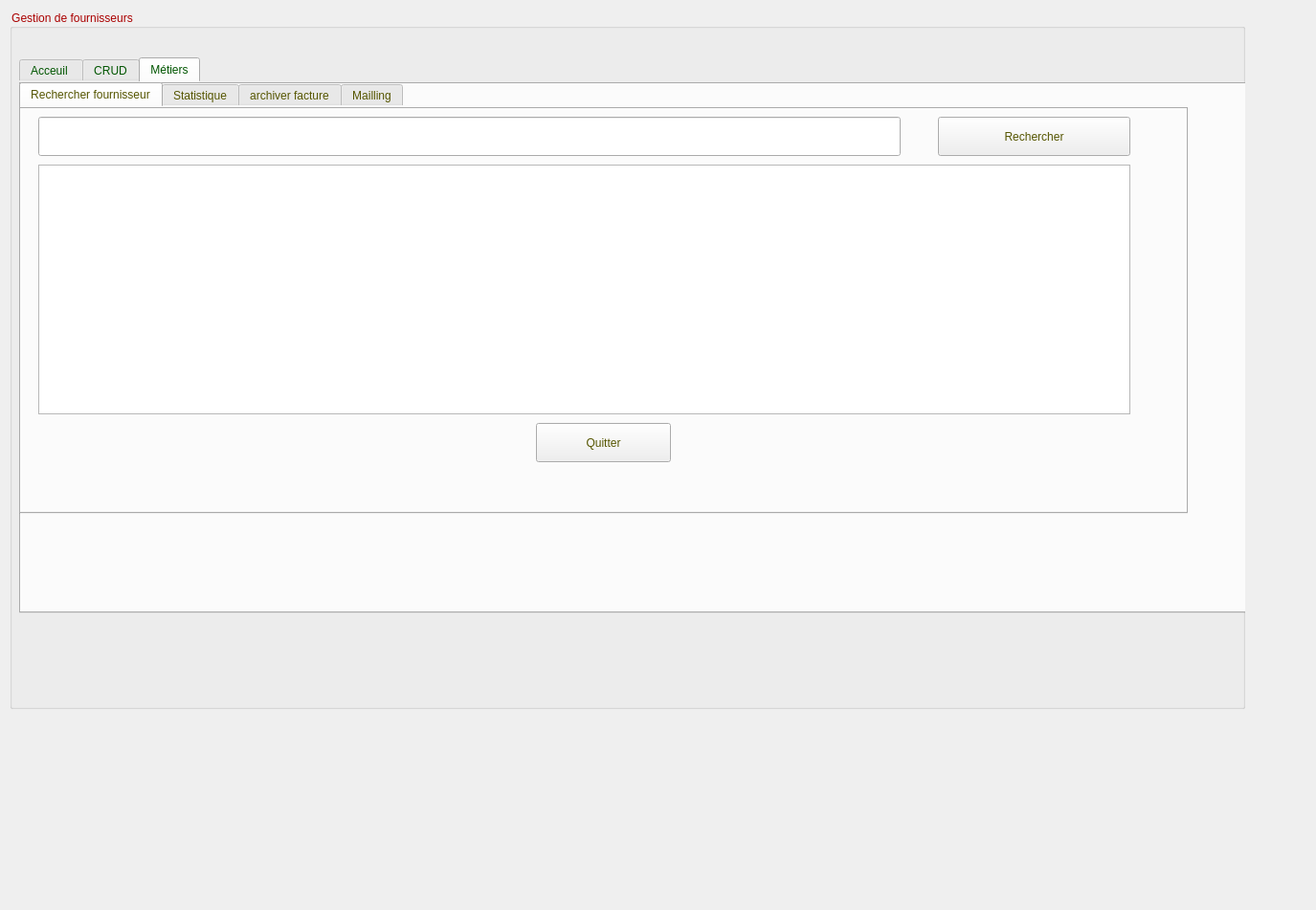
<?xml version="1.0" encoding="UTF-8"?>
<ui version="4.0">
 <class>Form</class>
 <widget class="QWidget" name="Form">
  <property name="geometry">
   <rect>
    <x>0</x>
    <y>0</y>
    <width>1375</width>
    <height>951</height>
   </rect>
  </property>
  <property name="windowTitle">
   <string>Form</string>
  </property>
  <widget class="QGroupBox" name="groupBox">
   <property name="geometry">
    <rect>
     <x>10</x>
     <y>10</y>
     <width>1291</width>
     <height>731</height>
    </rect>
   </property>
   <property name="styleSheet">
    <string notr="true">font: 75 italic 22pt &quot;Sitka Banner&quot;;
border-color: rgb(0, 0, 0);
color: rgb(170, 0, 0);</string>
   </property>
   <property name="title">
    <string>Gestion de fournisseurs</string>
   </property>
   <widget class="QTabWidget" name="tabWidget">
    <property name="geometry">
     <rect>
      <x>10</x>
      <y>50</y>
      <width>1291</width>
      <height>581</height>
     </rect>
    </property>
    <property name="styleSheet">
     <string notr="true">font: 75 20pt &quot;Sitka Display&quot;;
border-color: rgb(0, 0, 0);
color: rgb(0, 85, 0);</string>
    </property>
    <property name="currentIndex">
     <number>2</number>
    </property>
    <widget class="QWidget" name="tab_3">
     <attribute name="title">
      <string>Acceuil </string>
     </attribute>
    </widget>
    <widget class="QWidget" name="tab_4">
     <attribute name="title">
      <string>CRUD</string>
     </attribute>
     <widget class="QTabWidget" name="tabWidget_3">
      <property name="geometry">
       <rect>
        <x>0</x>
        <y>0</y>
        <width>1251</width>
        <height>591</height>
       </rect>
      </property>
      <property name="styleSheet">
       <string notr="true">font: 16pt &quot;MS Shell Dlg 2&quot;;
border-color: rgb(0, 0, 0);
color: rgb(85, 85, 0);
font: 16pt &quot;Palatino Linotype&quot;;</string>
      </property>
      <property name="currentIndex">
       <number>3</number>
      </property>
      <widget class="QWidget" name="tab_8">
       <attribute name="title">
        <string>Ajouter fournisseur</string>
       </attribute>
       <widget class="QPushButton" name="pb_ajouter">
        <property name="geometry">
         <rect>
          <x>320</x>
          <y>340</y>
          <width>211</width>
          <height>41</height>
         </rect>
        </property>
        <property name="text">
         <string>Ajouter</string>
        </property>
       </widget>
       <widget class="QLineEdit" name="le_nom">
        <property name="geometry">
         <rect>
          <x>520</x>
          <y>250</y>
          <width>321</width>
          <height>31</height>
         </rect>
        </property>
       </widget>
       <widget class="QLineEdit" name="le_id">
        <property name="geometry">
         <rect>
          <x>520</x>
          <y>50</y>
          <width>321</width>
          <height>31</height>
         </rect>
        </property>
        <property name="styleSheet">
         <string notr="true"/>
        </property>
       </widget>
       <widget class="QLabel" name="label_8">
        <property name="geometry">
         <rect>
          <x>250</x>
          <y>160</y>
          <width>231</width>
          <height>51</height>
         </rect>
        </property>
        <property name="text">
         <string>Type de voiture</string>
        </property>
       </widget>
       <widget class="QLineEdit" name="le_voiture">
        <property name="geometry">
         <rect>
          <x>520</x>
          <y>210</y>
          <width>321</width>
          <height>31</height>
         </rect>
        </property>
       </widget>
       <widget class="QLabel" name="label_9">
        <property name="geometry">
         <rect>
          <x>250</x>
          <y>250</y>
          <width>271</width>
          <height>31</height>
         </rect>
        </property>
        <property name="text">
         <string>Nom de la sociétè</string>
        </property>
       </widget>
       <widget class="QLabel" name="label_10">
        <property name="geometry">
         <rect>
          <x>250</x>
          <y>120</y>
          <width>201</width>
          <height>41</height>
         </rect>
        </property>
        <property name="text">
         <string>Adresse mail</string>
        </property>
       </widget>
       <widget class="QLineEdit" name="le_mail">
        <property name="geometry">
         <rect>
          <x>520</x>
          <y>130</y>
          <width>321</width>
          <height>31</height>
         </rect>
        </property>
       </widget>
       <widget class="QLabel" name="label_11">
        <property name="geometry">
         <rect>
          <x>250</x>
          <y>40</y>
          <width>171</width>
          <height>41</height>
         </rect>
        </property>
        <property name="text">
         <string>Identifiant</string>
        </property>
       </widget>
       <widget class="QLineEdit" name="le_num">
        <property name="geometry">
         <rect>
          <x>520</x>
          <y>90</y>
          <width>321</width>
          <height>31</height>
         </rect>
        </property>
       </widget>
       <widget class="QLineEdit" name="le_adresse">
        <property name="geometry">
         <rect>
          <x>520</x>
          <y>170</y>
          <width>321</width>
          <height>31</height>
         </rect>
        </property>
       </widget>
       <widget class="QLabel" name="label_12">
        <property name="geometry">
         <rect>
          <x>250</x>
          <y>70</y>
          <width>261</width>
          <height>61</height>
         </rect>
        </property>
        <property name="text">
         <string>Numero de telephone</string>
        </property>
       </widget>
       <widget class="QLabel" name="label_13">
        <property name="geometry">
         <rect>
          <x>250</x>
          <y>210</y>
          <width>231</width>
          <height>41</height>
         </rect>
        </property>
        <property name="text">
         <string>Adresse local</string>
        </property>
       </widget>
       <widget class="QPushButton" name="exitBtn_3">
        <property name="geometry">
         <rect>
          <x>560</x>
          <y>340</y>
          <width>211</width>
          <height>41</height>
         </rect>
        </property>
        <property name="text">
         <string>Quitter</string>
        </property>
        <property name="icon">
         <iconset>
          <normaloff>:/images/images/remove.png</normaloff>:/images/images/remove.png</iconset>
        </property>
       </widget>
      </widget>
      <widget class="QWidget" name="tab_9">
       <attribute name="title">
        <string>Afficher fournisseur</string>
       </attribute>
       <widget class="QTableView" name="tab_fournisseur">
        <property name="geometry">
         <rect>
          <x>80</x>
          <y>40</y>
          <width>1100</width>
          <height>381</height>
         </rect>
        </property>
        <property name="sizePolicy">
         <sizepolicy hsizetype="Expanding" vsizetype="Expanding">
          <horstretch>1</horstretch>
          <verstretch>0</verstretch>
         </sizepolicy>
        </property>
        <property name="toolTip">
         <string>&lt;html&gt;&lt;head/&gt;&lt;body&gt;&lt;p&gt;&lt;br/&gt;&lt;/p&gt;&lt;/body&gt;&lt;/html&gt;</string>
        </property>
        <property name="styleSheet">
         <string notr="true">font: 75 italic 16pt &quot;Rockwell&quot;;</string>
        </property>
        <property name="autoScrollMargin">
         <number>25</number>
        </property>
        <property name="sortingEnabled">
         <bool>false</bool>
        </property>
        <property name="wordWrap">
         <bool>false</bool>
        </property>
       </widget>
      </widget>
      <widget class="QWidget" name="tab_10">
       <attribute name="title">
        <string>Modifier fournisseur</string>
       </attribute>
       <widget class="QLineEdit" name="le_id_2">
        <property name="geometry">
         <rect>
          <x>540</x>
          <y>50</y>
          <width>271</width>
          <height>31</height>
         </rect>
        </property>
       </widget>
       <widget class="QLineEdit" name="le_num_2">
        <property name="geometry">
         <rect>
          <x>540</x>
          <y>90</y>
          <width>271</width>
          <height>31</height>
         </rect>
        </property>
       </widget>
       <widget class="QLineEdit" name="le_mail_2">
        <property name="geometry">
         <rect>
          <x>540</x>
          <y>130</y>
          <width>271</width>
          <height>31</height>
         </rect>
        </property>
       </widget>
       <widget class="QLineEdit" name="le_adresse_2">
        <property name="geometry">
         <rect>
          <x>540</x>
          <y>170</y>
          <width>271</width>
          <height>31</height>
         </rect>
        </property>
       </widget>
       <widget class="QLineEdit" name="le_voiture_2">
        <property name="geometry">
         <rect>
          <x>540</x>
          <y>210</y>
          <width>271</width>
          <height>31</height>
         </rect>
        </property>
       </widget>
       <widget class="QLineEdit" name="le_nom_2">
        <property name="geometry">
         <rect>
          <x>540</x>
          <y>250</y>
          <width>271</width>
          <height>31</height>
         </rect>
        </property>
       </widget>
       <widget class="QLabel" name="label_18">
        <property name="geometry">
         <rect>
          <x>290</x>
          <y>90</y>
          <width>291</width>
          <height>31</height>
         </rect>
        </property>
        <property name="text">
         <string>Numero de telephone</string>
        </property>
       </widget>
       <widget class="QLabel" name="label_20">
        <property name="geometry">
         <rect>
          <x>290</x>
          <y>170</y>
          <width>231</width>
          <height>20</height>
         </rect>
        </property>
        <property name="text">
         <string>Adresse local</string>
        </property>
       </widget>
       <widget class="QLabel" name="label_21">
        <property name="geometry">
         <rect>
          <x>290</x>
          <y>210</y>
          <width>181</width>
          <height>16</height>
         </rect>
        </property>
        <property name="text">
         <string>Adresse mail</string>
        </property>
       </widget>
       <widget class="QLabel" name="label_19">
        <property name="geometry">
         <rect>
          <x>290</x>
          <y>60</y>
          <width>171</width>
          <height>16</height>
         </rect>
        </property>
        <property name="text">
         <string>Identifiant</string>
        </property>
       </widget>
       <widget class="QLabel" name="label_14">
        <property name="geometry">
         <rect>
          <x>290</x>
          <y>140</y>
          <width>331</width>
          <height>16</height>
         </rect>
        </property>
        <property name="text">
         <string>Nom de la sociétè</string>
        </property>
       </widget>
       <widget class="QLabel" name="label_17">
        <property name="geometry">
         <rect>
          <x>290</x>
          <y>240</y>
          <width>221</width>
          <height>41</height>
         </rect>
        </property>
        <property name="text">
         <string>Type de voiture</string>
        </property>
       </widget>
       <widget class="QPushButton" name="pb_modifier">
        <property name="geometry">
         <rect>
          <x>350</x>
          <y>360</y>
          <width>131</width>
          <height>31</height>
         </rect>
        </property>
        <property name="text">
         <string>modifier</string>
        </property>
       </widget>
       <widget class="QPushButton" name="exitBtn_2">
        <property name="geometry">
         <rect>
          <x>540</x>
          <y>360</y>
          <width>131</width>
          <height>31</height>
         </rect>
        </property>
        <property name="text">
         <string>Quitter</string>
        </property>
        <property name="icon">
         <iconset>
          <normaloff>:/images/images/remove.png</normaloff>:/images/images/remove.png</iconset>
        </property>
       </widget>
      </widget>
      <widget class="QWidget" name="ezvjnzvjznvozivzoiv">
       <attribute name="title">
        <string>Supprimmer founisseur</string>
       </attribute>
       <widget class="QLineEdit" name="le_id_sup">
        <property name="geometry">
         <rect>
          <x>310</x>
          <y>60</y>
          <width>451</width>
          <height>41</height>
         </rect>
        </property>
       </widget>
       <widget class="QPushButton" name="pb_supprimer">
        <property name="geometry">
         <rect>
          <x>780</x>
          <y>60</y>
          <width>311</width>
          <height>41</height>
         </rect>
        </property>
        <property name="text">
         <string>Supprimer</string>
        </property>
       </widget>
       <widget class="QLabel" name="label_37">
        <property name="geometry">
         <rect>
          <x>110</x>
          <y>50</y>
          <width>201</width>
          <height>51</height>
         </rect>
        </property>
        <property name="text">
         <string>Identifiant</string>
        </property>
       </widget>
       <widget class="QPushButton" name="exitBtn_4">
        <property name="geometry">
         <rect>
          <x>440</x>
          <y>260</y>
          <width>211</width>
          <height>41</height>
         </rect>
        </property>
        <property name="text">
         <string>Quitter</string>
        </property>
        <property name="icon">
         <iconset>
          <normaloff>:/images/images/remove.png</normaloff>:/images/images/remove.png</iconset>
        </property>
       </widget>
      </widget>
     </widget>
    </widget>
    <widget class="QWidget" name="tab_5">
     <attribute name="title">
      <string>Métiers</string>
     </attribute>
     <widget class="QTabWidget" name="tabWidget_4">
      <property name="geometry">
       <rect>
        <x>0</x>
        <y>0</y>
        <width>1221</width>
        <height>451</height>
       </rect>
      </property>
      <property name="minimumSize">
       <size>
        <width>661</width>
        <height>351</height>
       </size>
      </property>
      <property name="styleSheet">
       <string notr="true">color: rgb(85, 85, 0);
border-color: rgb(0, 0, 0);</string>
      </property>
      <property name="currentIndex">
       <number>0</number>
      </property>
      <widget class="QWidget" name="tab_16">
       <attribute name="title">
        <string>Rechercher fournisseur</string>
       </attribute>
       <widget class="QLineEdit" name="lineEdit_recherche">
        <property name="geometry">
         <rect>
          <x>20</x>
          <y>10</y>
          <width>901</width>
          <height>41</height>
         </rect>
        </property>
       </widget>
       <widget class="QPushButton" name="lineEdit_recherche_1">
        <property name="geometry">
         <rect>
          <x>960</x>
          <y>10</y>
          <width>201</width>
          <height>41</height>
         </rect>
        </property>
        <property name="text">
         <string>Rechercher</string>
        </property>
       </widget>
       <widget class="QTableView" name="tab_fournisseur_1">
        <property name="geometry">
         <rect>
          <x>20</x>
          <y>60</y>
          <width>1141</width>
          <height>261</height>
         </rect>
        </property>
        <property name="styleSheet">
         <string notr="true">
font: 63 16pt &quot;Yu Gothic UI&quot;;</string>
        </property>
       </widget>
       <widget class="QPushButton" name="exitBtn_6">
        <property name="geometry">
         <rect>
          <x>540</x>
          <y>330</y>
          <width>141</width>
          <height>41</height>
         </rect>
        </property>
        <property name="text">
         <string>Quitter</string>
        </property>
        <property name="icon">
         <iconset>
          <normaloff>:/images/images/remove.png</normaloff>:/images/images/remove.png</iconset>
        </property>
       </widget>
      </widget>
      <widget class="QWidget" name="tab_18">
       <attribute name="title">
        <string>Statistique</string>
       </attribute>
      </widget>
      <widget class="QWidget" name="tab_19">
       <attribute name="title">
        <string>archiver facture</string>
       </attribute>
      </widget>
      <widget class="QWidget" name="tab_20">
       <attribute name="title">
        <string>Mailling</string>
       </attribute>
       <widget class="QLineEdit" name="server">
        <property name="geometry">
         <rect>
          <x>240</x>
          <y>10</y>
          <width>241</width>
          <height>20</height>
         </rect>
        </property>
        <property name="styleSheet">
         <string notr="true">font: 11pt &quot;NSimSun&quot;;</string>
        </property>
       </widget>
       <widget class="QLineEdit" name="port">
        <property name="geometry">
         <rect>
          <x>240</x>
          <y>30</y>
          <width>241</width>
          <height>20</height>
         </rect>
        </property>
       </widget>
       <widget class="QLineEdit" name="paswd">
        <property name="geometry">
         <rect>
          <x>240</x>
          <y>70</y>
          <width>241</width>
          <height>20</height>
         </rect>
        </property>
       </widget>
       <widget class="QLineEdit" name="rcpt">
        <property name="geometry">
         <rect>
          <x>240</x>
          <y>90</y>
          <width>241</width>
          <height>20</height>
         </rect>
        </property>
       </widget>
       <widget class="QLineEdit" name="msg">
        <property name="geometry">
         <rect>
          <x>240</x>
          <y>130</y>
          <width>241</width>
          <height>151</height>
         </rect>
        </property>
       </widget>
       <widget class="QPushButton" name="exitBtn">
        <property name="geometry">
         <rect>
          <x>351</x>
          <y>290</y>
          <width>75</width>
          <height>24</height>
         </rect>
        </property>
        <property name="styleSheet">
         <string notr="true">font: 6pt &quot;MS Shell Dlg 2&quot;;
font: 10pt &quot;MS Shell Dlg 2&quot;;</string>
        </property>
        <property name="text">
         <string>Quitter</string>
        </property>
        <property name="icon">
         <iconset>
          <normaloff>:/images/images/remove.png</normaloff>:/images/images/remove.png</iconset>
        </property>
       </widget>
       <widget class="QPushButton" name="sendBtn">
        <property name="geometry">
         <rect>
          <x>270</x>
          <y>290</y>
          <width>75</width>
          <height>24</height>
         </rect>
        </property>
        <property name="styleSheet">
         <string notr="true">font: 10pt &quot;MS Shell Dlg 2&quot;;</string>
        </property>
        <property name="text">
         <string>Envoyer</string>
        </property>
        <property name="icon">
         <iconset>
          <normaloff>:/images/images/send.png</normaloff>:/images/images/send.png</iconset>
        </property>
       </widget>
       <widget class="QLineEdit" name="uname">
        <property name="geometry">
         <rect>
          <x>240</x>
          <y>50</y>
          <width>241</width>
          <height>20</height>
         </rect>
        </property>
       </widget>
       <widget class="QLineEdit" name="subject">
        <property name="geometry">
         <rect>
          <x>240</x>
          <y>110</y>
          <width>241</width>
          <height>20</height>
         </rect>
        </property>
       </widget>
       <widget class="QLabel" name="label_7">
        <property name="geometry">
         <rect>
          <x>180</x>
          <y>140</y>
          <width>46</width>
          <height>24</height>
         </rect>
        </property>
        <property name="styleSheet">
         <string notr="true">font: 10pt &quot;MS Shell Dlg 2&quot;;</string>
        </property>
        <property name="text">
         <string>Message:</string>
        </property>
       </widget>
       <widget class="QLabel" name="label_6">
        <property name="geometry">
         <rect>
          <x>180</x>
          <y>110</y>
          <width>31</width>
          <height>20</height>
         </rect>
        </property>
        <property name="styleSheet">
         <string notr="true">font: 10pt &quot;MS Shell Dlg 2&quot;;</string>
        </property>
        <property name="text">
         <string>Objet:</string>
        </property>
       </widget>
       <widget class="QLabel" name="label_4">
        <property name="geometry">
         <rect>
          <x>150</x>
          <y>50</y>
          <width>42</width>
          <height>20</height>
         </rect>
        </property>
        <property name="styleSheet">
         <string notr="true">font: 10pt &quot;MS Shell Dlg 2&quot;;</string>
        </property>
        <property name="text">
         <string>Adresse:</string>
        </property>
       </widget>
       <widget class="QLabel" name="label_5">
        <property name="geometry">
         <rect>
          <x>150</x>
          <y>70</y>
          <width>69</width>
          <height>20</height>
         </rect>
        </property>
        <property name="styleSheet">
         <string notr="true">font: 10pt &quot;MS Shell Dlg 2&quot;;</string>
        </property>
        <property name="text">
         <string>Mot de passe:</string>
        </property>
       </widget>
       <widget class="QLabel" name="label_15">
        <property name="geometry">
         <rect>
          <x>170</x>
          <y>90</y>
          <width>62</width>
          <height>20</height>
         </rect>
        </property>
        <property name="styleSheet">
         <string notr="true">font: 10pt &quot;MS Shell Dlg 2&quot;;</string>
        </property>
        <property name="text">
         <string>Destinataire:</string>
        </property>
       </widget>
       <widget class="QLabel" name="label_16">
        <property name="geometry">
         <rect>
          <x>150</x>
          <y>10</y>
          <width>91</width>
          <height>20</height>
         </rect>
        </property>
        <property name="styleSheet">
         <string notr="true">font: 10pt &quot;MS Shell Dlg 2&quot;;
</string>
        </property>
        <property name="text">
         <string>Smtp-server:</string>
        </property>
       </widget>
       <widget class="QLabel" name="label_22">
        <property name="geometry">
         <rect>
          <x>150</x>
          <y>30</y>
          <width>91</width>
          <height>20</height>
         </rect>
        </property>
        <property name="styleSheet">
         <string notr="true">font: 10pt &quot;MS Shell Dlg 2&quot;;</string>
        </property>
        <property name="text">
         <string>Server port:</string>
        </property>
       </widget>
       <widget class="QPushButton" name="deconnexion">
        <property name="geometry">
         <rect>
          <x>550</x>
          <y>290</y>
          <width>91</width>
          <height>31</height>
         </rect>
        </property>
        <property name="styleSheet">
         <string notr="true">font: 10pt &quot;MS Shell Dlg 2&quot;;</string>
        </property>
        <property name="text">
         <string>Déconnexion</string>
        </property>
        <property name="icon">
         <iconset>
          <normaloff>:/images/images/15495470391574055266-64.png</normaloff>:/images/images/15495470391574055266-64.png</iconset>
        </property>
       </widget>
      </widget>
     </widget>
    </widget>
   </widget>
  </widget>
 </widget>
 <resources/>
 <connections/>
</ui>
